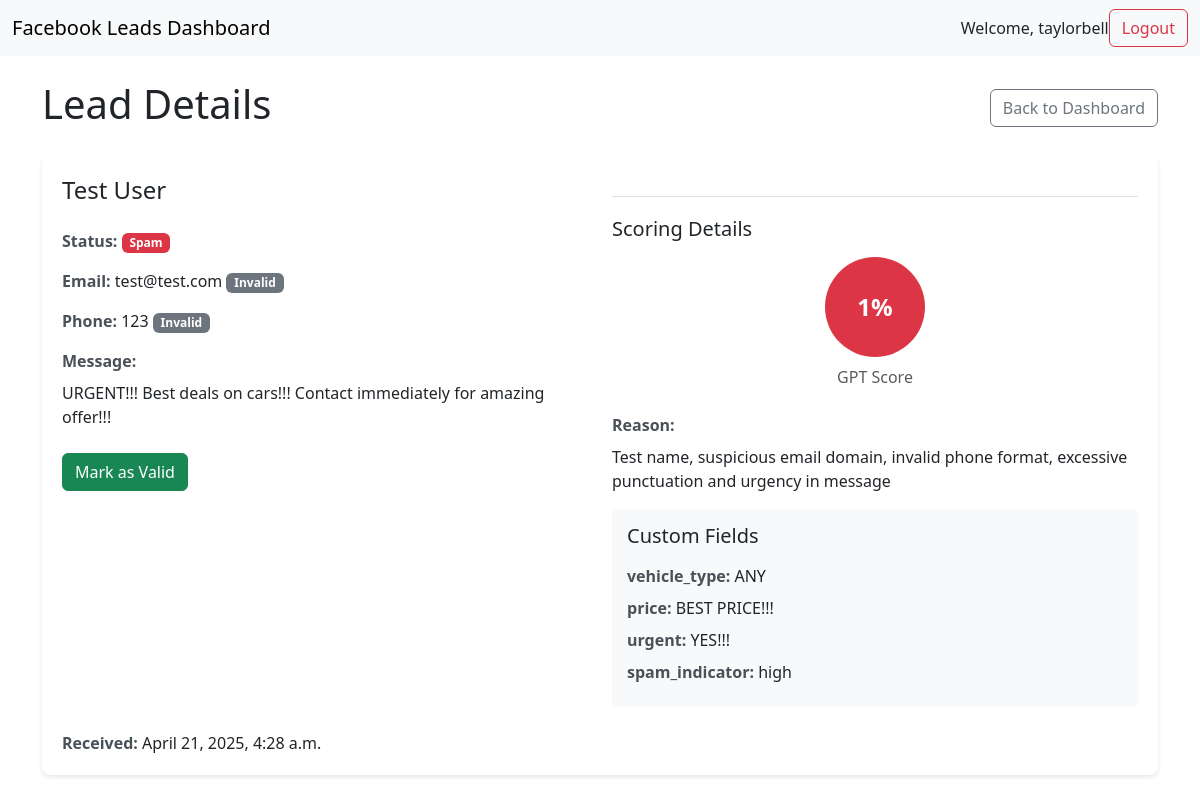
/leads/11/ (signed in), run on the app's committed database.
### leads/models.py (models this page shows, shortened)
class FacebookLead(models.Model):
    user = models.ForeignKey(User, on_delete=models.CASCADE, related_name='leads', null=True, blank=True)
    leadgen_id = models.CharField(max_length=100, unique=True)
    full_name = models.CharField(max_length=255, blank=True)
    email = models.EmailField(blank=True)
    phone = models.CharField(max_length=20, blank=True)
    message = models.TextField(null=True, blank=True)
    custom_fields = models.JSONField(default=dict)
    gpt_score = models.FloatField(default=0.0)
    gpt_reason = models.TextField(blank=True)
    total_score = models.FloatField(default=0.0)
    is_spam = models.BooleanField(default=False)
    is_valid_email = models.BooleanField(default=False)
    is_valid_phone = models.BooleanField(default=False)
    received_at = models.DateTimeField(auto_now_add=True)
    class Meta:
        ordering = ['-received_at']

### leads/views.py (the view)
# urls.py: path('leads/<int:pk>/', views.lead_detail_view, name='lead_detail'),
@login_required
def lead_detail_view(request, pk):
    lead = get_object_or_404(FacebookLead, pk=pk, user=request.user)
    context = {
        'lead': lead,
        'is_spam': lead.is_spam,
        'is_valid_email': lead.is_valid_email,
        'is_valid_phone': lead.is_valid_phone,
    }
    return render(request, 'leads/lead_detail.html', context)

### leads/templates/leads/lead_detail.html (shortened to what this page needs)
<!DOCTYPE html>
<html lang="en">
<head>
    <link href="https://cdn.jsdelivr.net/npm/bootstrap@5.3.0/dist/css/bootstrap.min.css" rel="stylesheet">
</head>
<body>
    <nav class="navbar navbar-expand-lg navbar-light bg-light">
        <div class="container-fluid">
            <a class="navbar-brand" href="{% url 'leads:dashboard' %}">Facebook Leads Dashboard</a>
            <div class="d-flex align-items-center">
                <span class="user-info">Welcome, {{ user.username }}</span>
                <a href="{% url 'leads:logout' %}" class="btn btn-outline-danger">Logout</a>
            </div>
        </div>
    </nav>
    <div class="container py-4">
        <div class="d-flex justify-content-between align-items-center">
            <h1>Lead Details</h1>
            <a href="{% url 'leads:dashboard' %}" class="btn btn-outline-secondary">Back to Dashboard</a>
        </div>
        <div class="detail-card">
            <div class="row">
                <div class="col-md-6">
                    <h2 class="h4 mb-4">{{ lead.full_name }}</h2>
                    <div class="mb-3">
                        <span class="field-label">Status:</span>
                        {% if is_spam %}
                            <span class="badge badge-spam">Spam</span>
                        {% else %}
                            <span class="badge badge-valid">Valid</span>
                        {% endif %}
                    </div>
                    <div class="mb-3">
                        <span class="field-label">Email:</span>
                        <span>{{ lead.email }}</span>
                        {% if is_valid_email %}
                            <span class="badge badge-valid">Valid</span>
                        {% else %}
                            <span class="badge badge-invalid">Invalid</span>
                        {% endif %}
                    </div>
                    <div class="mb-3">
                        <span class="field-label">Phone:</span>
                        <span>{{ lead.phone }}</span>
                        {% if is_valid_phone %}
                            <span class="badge badge-valid">Valid</span>
                        {% else %}
                            <span class="badge badge-invalid">Invalid</span>
                        {% endif %}
                    </div>
                    {% if lead.message %}
                        <div class="mb-3">
                            <span class="field-label">Message:</span>
                            <p class="mt-2">{{ lead.message }}</p>
                        </div>
                    {% endif %}
                    <div class="mt-4">
                        <form method="post" action="{% url 'leads:toggle_lead_spam' lead.pk %}" class="d-inline">
                            <button type="submit" class="btn {% if is_spam %}btn-success{% else %}btn-danger{% endif %}"
                                    onclick="return confirm('Are you sure you want to mark this lead as {% if is_spam %}valid{% else %}spam{% endif %}?')">
                                Mark as {% if is_spam %}Valid{% else %}Spam{% endif %}
                            </button>
                        </form>
                    </div>
                </div>
                <div class="col-md-6">
                    <div class="score-section">
                        <h3 class="h5 mb-3">Scoring Details</h3>
                        <div class="text-center mb-4">
                            <div class="score-circle {% if lead.gpt_score > 0.7 %}score-high{% elif lead.gpt_score > 0.3 %}score-medium{% else %}score-low{% endif %}">
                                {{ lead.gpt_score|floatformat:0 }}%
                            </div>
                            <p class="mt-2 text-muted">GPT Score</p>
                        </div>
                        {% if lead.gpt_reason %}
                            <div class="mb-3">
                                <span class="field-label">Reason:</span>
                                <p class="mt-2">{{ lead.gpt_reason }}</p>
                            </div>
                        {% endif %}
                    </div>
                    {% if lead.custom_fields %}
                        <div class="custom-fields">
                            <h3 class="h5 mb-3">Custom Fields</h3>
                            {% for key, value in lead.custom_fields.items %}
                                <div class="mb-2">
                                    <span class="field-label">{{ key }}:</span>
                                    <span>{{ value }}</span>
                                </div>
                            {% endfor %}
                        </div>
                    {% endif %}
                </div>
            </div>
            <div class="mt-4">
                <span class="field-label">Received:</span>
                <span>{{ lead.received_at|date:"F j, Y, g:i a" }}</span>
            </div>
        </div>
    </div>
</body>
</html>

### leads/templates/leads/lead_detail.html (style rules this page uses)
.detail-card { background-color: white; border-radius: 8px; box-shadow: 0 2px 4px rgba(0,0,0,0.1); padding: 20px; margin-top: 20px; }
.badge-spam { background-color: #dc3545; color: white; }
.badge-invalid { background-color: #6c757d; color: white; }
.field-label { font-weight: 600; color: #495057; }
.custom-fields { background-color: #f8f9fa; padding: 15px; border-radius: 4px; margin-top: 10px; }
.score-section { margin-top: 20px; padding-top: 20px; border-top: 1px solid #dee2e6; }
.score-circle { width: 100px; height: 100px; border-radius: 50%; display: flex; align-items: center; justify-content: center; font-size: 24px; font-weight: bold; margin: 0 auto; }
.score-high { background-color: #dc3545; color: white; }

### data on the page
FacebookLead: full_name "Test User", email "test@test.com", phone "123", message "URGENT!!! Best deals on cars!!! Contact immediately for amazing offer!!!", gpt_score "1", gpt_reason "Test name, suspicious email domain, invalid phone format, excessive punctuation and urgency in message", received_at "April 21, 2025, 4:28 a.m."

### other printed values
{{ user.username }} "taylorbell"
{{ key }} "vehicle_type" "price" "urgent" "spam_indicator"
{{ value }} "ANY" "BEST PRICE!!!" "YES!!!" "high"
